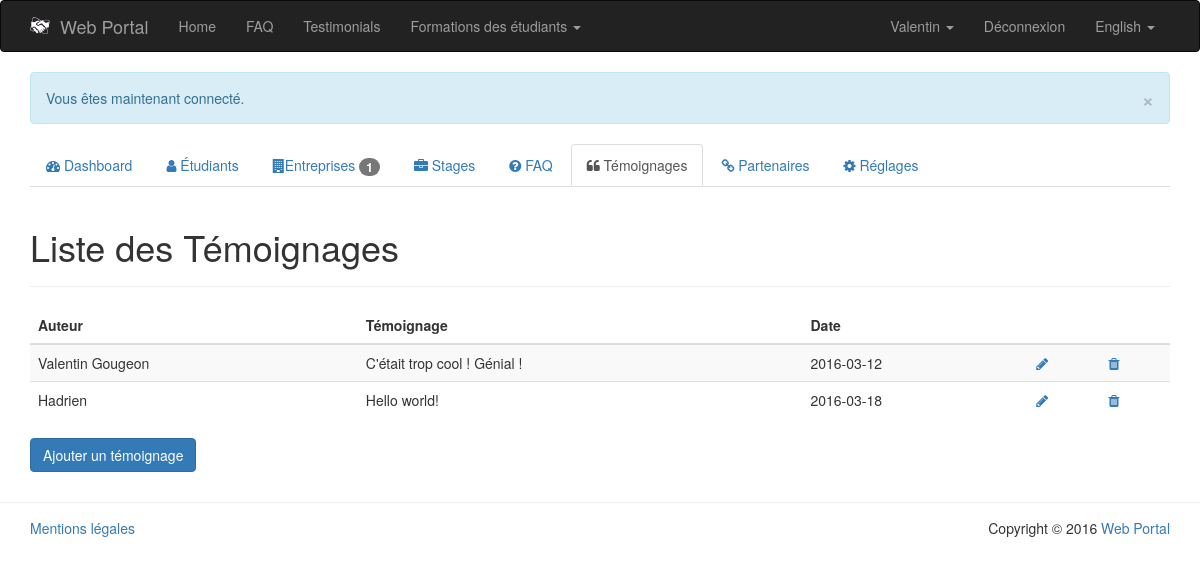
The app's page /PHP/public/index.php?page=admin/testimonials-list (signed in) with its own data.
### tables this page shows
CREATE TABLE IF NOT EXISTS `settings` (
  `id` int(11) NOT NULL AUTO_INCREMENT,
  `tag` varchar(64) NOT NULL,
  `value` varchar(256) NOT NULL,
  `placeholder` varchar(128) NOT NULL,
  `data_type` enum('varchar','int','boolean') NOT NULL DEFAULT 'varchar',
  PRIMARY KEY (`id`)
);

CREATE TABLE IF NOT EXISTS `student` (
  `id` int(11) NOT NULL AUTO_INCREMENT,
  `first_name` varchar(64) NOT NULL,
  `last_name` varchar(64) NOT NULL,
  `country` enum('France','Irlande') NOT NULL,
  `skill` int(11) NOT NULL,
  `email` varchar(64) NOT NULL,
  `password` varchar(64) NOT NULL,
  `cv` varchar(128) NOT NULL,
  `portfolio` varchar(128) NOT NULL,
  `admin` tinyint(1) NOT NULL DEFAULT '0',
  `available` tinyint(1) NOT NULL DEFAULT '1',
  `activated` tinyint(1) NOT NULL,
  `register_date` date NOT NULL,
  PRIMARY KEY (`id`),
  KEY `skill` (`skill`)
);

CREATE TABLE IF NOT EXISTS `testimony` (
  `id` int(11) NOT NULL AUTO_INCREMENT,
  `description` text NOT NULL,
  `author` varchar(64) NOT NULL,
  `register_date` date NOT NULL,
  PRIMARY KEY (`id`),
  KEY `student` (`author`)
);

### PHP/app/model/Settings.class.php (called while the page is built, shortened)
<?php
	class Settings {
		public static function getWebsiteName() {
			$db = PDOConnexion::getInstance();
			$sql = "SELECT value FROM settings WHERE tag = 'website_name'";
			$sth = $db->prepare($sql);
			$sth->setFetchMode(PDO::FETCH_CLASS|PDO::FETCH_PROPS_LATE, 'Settings');
			$sth->execute();
			return $sth->fetch()->value;
		}
	}
?>

### PHP/app/model/Autoloader.php (called while the page is built, shortened)
<?php
	class Autoloader {
		public static function appAutoload($class) {
			$class = str_replace('\\', '/', $class);
		}
	}
?>

### PHP/app/model/Language.class.php (called while the page is built, shortened)
<?php
	class Language {
		private $defaultLanguage = 'en';
		private $currentLanguage;
		private $translate = array();
		public function __construct() {
		    if (isset($_COOKIE['lang']) || isset($_SESSION['lang'])) {
		        if (isset($_COOKIE['lang'])) {
		            $this->currentLanguage = $_COOKIE['lang'];
		        }
		        if (isset($_SESSION['lang'])) {
		            $this->currentLanguage = $_SESSION['lang'];
		        }
		    }
		    else {
		    	$this->currentLanguage = $this->detectBrowserLanguage();
		    }
		    $this->translate = $translate;
		}
		private function detectBrowserLanguage() {
			if (isset($_SERVER['HTTP_ACCEPT_LANGUAGE'])) {
				if (substr($_SERVER['HTTP_ACCEPT_LANGUAGE'], 0, 2) == 'fr') {
					return 'fr';
				}
				else {
					return 'en';
				}
			}
			return $this->defaultLanguage;
		}
		public function getCurrentLanguage() {
			$languageName = ($this->currentLanguage == 'fr') ? 'Français' : 'English';
			return array(
				'code' => $this->currentLanguage,
				'name' => $languageName
			);
		}
		public function translate($term) {
			if (!array_key_exists($this->currentLanguage, $this->translate)) {
				if (file_exists(LANG . DS . $this->currentLanguage . '.php')) {
					return $this->translate[$term];
				}
			}
			else {
				throw new Exception('Le terme "' . $term . '" n\'existe pas dans le fichier de traduction.');
			}
		}
	}
?>

### PHP/ressources/lang/en.php (called while the page is built)
<?php
	$translate = array (
		'home' => 'Home',
		'faq' => 'FAQ',
		'testimonials' => 'Testimonials',
		'student' => 'Student',
		'company' => 'Company'
	);
?>

### PHP/app/model/Student.class.php (called while the page is built, shortened)
<?php
	class Student {
		public function __get($nom) {
			return $this->$nom;
		}
		public static function getStudentById($id) {
			$db = PDOConnexion::getInstance();
			$sql = 'SELECT * FROM student WHERE id = :id';
			$sth = $db->prepare($sql);
			$sth->setFetchMode(PDO::FETCH_CLASS|PDO::FETCH_PROPS_LATE, 'Student');
			$sth->execute(array(
				':id' => $id
			));
			return $sth->fetch();
		}
	}
?>

### PHP/app/model/Testimony.class.php (called while the page is built, shortened)
<?php
	class Testimony {
		public function __get($nom) {
			return $this->$nom;
		}
		public static function getTestimonialsList() {
			$db = PDOConnexion::getInstance();
			$sql = 'SELECT * FROM testimony';
			$sth = $db->prepare($sql);
			$sth->setFetchMode(PDO::FETCH_CLASS|PDO::FETCH_PROPS_LATE, 'Testimony');
			$sth->execute();
			return $sth->fetchAll();
		}
	}
?>

### PHP/app/view/admin/testimonials-list.php (the view, shortened to what this page needs)
<?php
	if (App::isAdmin()) {
?>
<div class="col-md-12">
	<div class="page-header">
		<h1>
			Liste des Témoignages
		</h1>
	</div>
	<table class="table table-striped">
		<thead>
			<tr>
				<th>Auteur</th>
				<th>Témoignage</th>
				<th>Date</th>
				<th></th>
				<th></th>
			</tr>
		</thead>
		<?php
			foreach (Testimony::getTestimonialsList() as $testimony) {
				echo '<tr data-id="' . $testimony->id . '">';
					echo '<td>' . $testimony->author . '</td>';
					echo '<td>' . $testimony->description . '</td>';
					echo '<td>' . $testimony->register_date . '</td>';
					echo '<td><a href="index.php?page=admin/testimony-edit&amp;id=' . $testimony->id . '" data-toggle="tooltip" title="Modifier"><i class="fa fa-pencil"></i></a></td>';
					echo '<td><a href="#" title="Supprimer" data-action="delete" data-toggle="tooltip" title="Supprimer"><i class="fa fa-trash"></i></a></td>';
				echo '</tr>';
			}
		?>
	</table>
	<a href="index.php?page=admin/add-testimony" class="btn btn-primary">Ajouter un témoignage</a>
	<?php
	}
	else{
		App::getHeader(404);
	}
	?>
</div>

### PHP/app/view/navbar.php (shortened to what this page needs)
<nav class="navbar navbar-inverse">
	<div class="container">
		<div class="navbar-header">
			<a class="navbar-brand" href="index.php?page=home"><img src="img/logo.png" alt="Logo" style="float: left; margin-right: 10px; width: 20px;"><?php echo Settings::getWebsiteName(); ?></a>
		</div>
		<div id="navbar" class="collapse navbar-collapse">
			<ul class="nav navbar-nav">
				<li<?php App::isCurrentPage('home'); ?>><a href="index.php?page=home"><?php echo $language->translate('home'); ?></a></li>
				<li<?php App::isCurrentPage('faq'); ?>><a href="index.php?page=faq"><?php echo $language->translate('faq'); ?></a></li>
				<li<?php App::isCurrentPage('testimonials'); ?>><a href="index.php?page=testimonials"><?php echo $language->translate('testimonials'); ?></a></li>
				<li class="dropdown"
					     	App::isCurrentPage('formations-ireland'); ?>>
						  	<a id="formations-dropdown" href="#" class="dropdown-toggle" data-toggle="dropdown" role="button" aria-haspopup="true" aria-expanded="false">
								Formations des étudiants
								<span class="caret"></span>
							</a>
				</li>
			</ul>
			<ul class="nav navbar-nav navbar-right">
				<?php if (App::isLogged()) : ?>
					<?php $member = App::getMember(); ?>
					<?php if (get_class($member) == 'Student') : ?>
						<li class="dropdown">
							<a id="student-dropdown" href="#" class="dropdown-toggle" data-toggle="dropdown" role="button" aria-haspopup="true" aria-expanded="false">
								<?php echo $member->first_name; ?>
								<span class="caret"></span>
							</a>
						</li>
					<?php endif; ?>
					<li><a href="index.php?page=signout">Déconnexion</a></li>
				<?php endif; ?>
				<li class="dropdown">
					<a id="lang-dropdown" href="#" class="dropdown-toggle" data-toggle="dropdown" role="button" aria-haspopup="true" aria-expanded="false">
						<?php echo $language->getCurrentLanguage()['name']; ?>
						<span class="caret"></span>
					</a>
				</li>
            </ul>
		</div>
	</div>
</nav>

### PHP/app/view/admin/footer.php (shortened to what this page needs)
			</div>
		</div>
		<footer id="footer" style="border-top: 1px solid #ededed; margin-top: 30px; padding: 15px 0;">
			<div class="container">
				<div class="row">
					<div class="col-md-8">
						<a href="index.php?page=legal">Mentions légales</a>
					</div>
					<div class="col-md-4 text-right">
						Copyright &copy; <?php echo date('Y') . ' <a href="index.php?page=home">' . Settings::getWebsiteName() . '</a>'; ?>
					</div>
				</div>
			</div>
		</footer>
	</body>
</html>

### records on screen
settings: value "Web Portal"
student: first_name "Valentin"
testimony: author "Valentin Gougeon", description "C'était trop cool ! Génial !", register_date "2016-03-12"
testimony: author "Hadrien", description "Hello world!", register_date "2016-03-18"

### other values on screen
$language->translate('home') "Home"
$language->translate('faq') "FAQ"
$language->translate('testimonials') "Testimonials"
$language->getCurrentLanguage()['name'] "English"
$output "× Vous êtes maintenant connecté."
count(Company::getActivatedCompanies(false)) "1"
